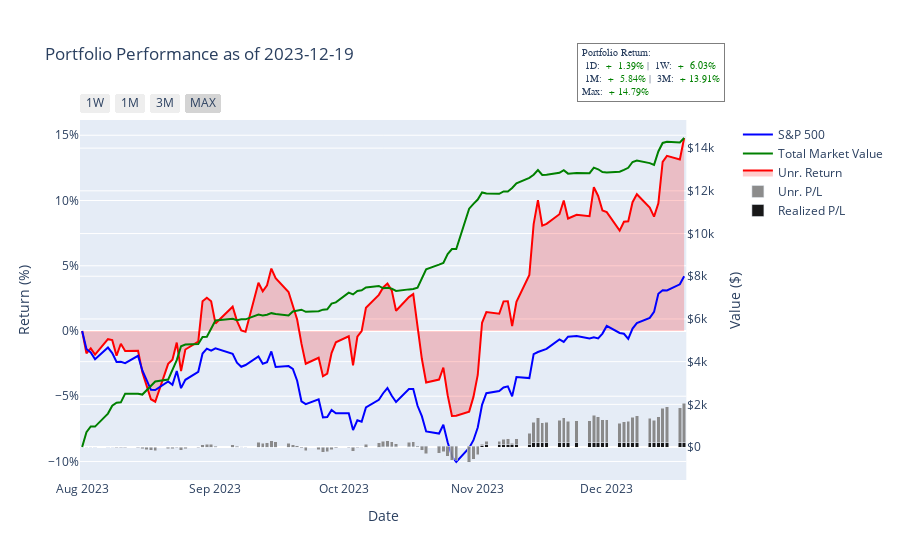

Write notebook code for a chart like this one.
### Code cell
plot_portfolio_growth(portfolio_data)
